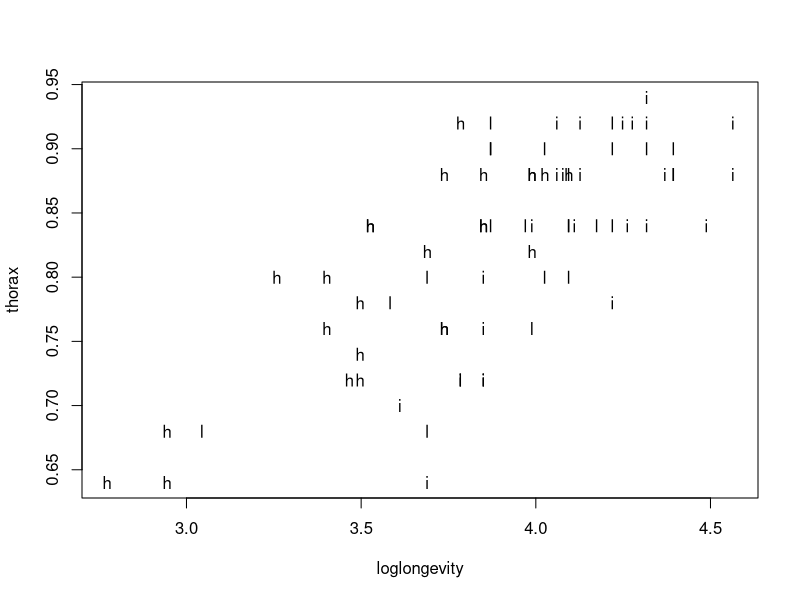
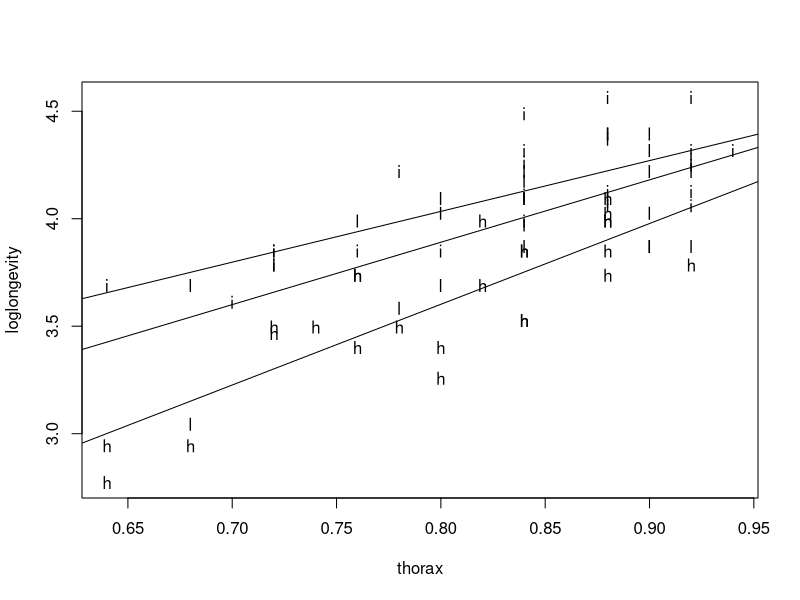
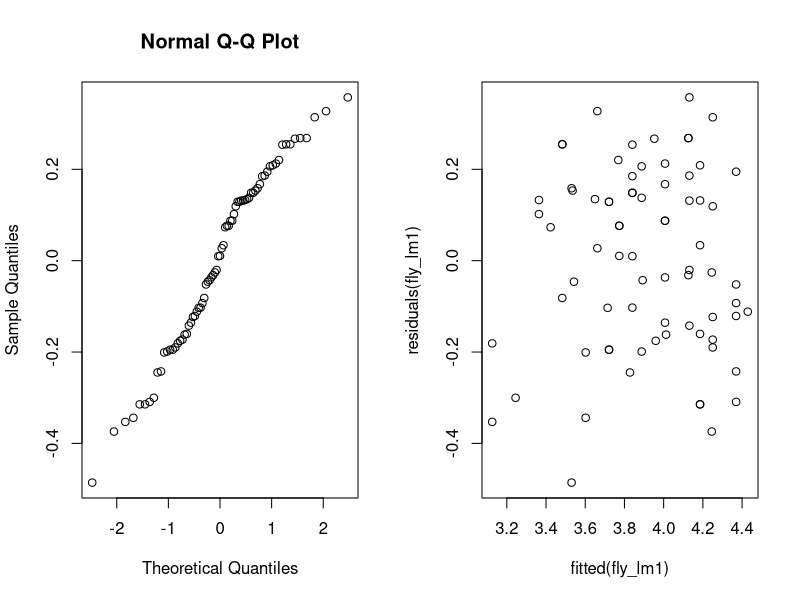
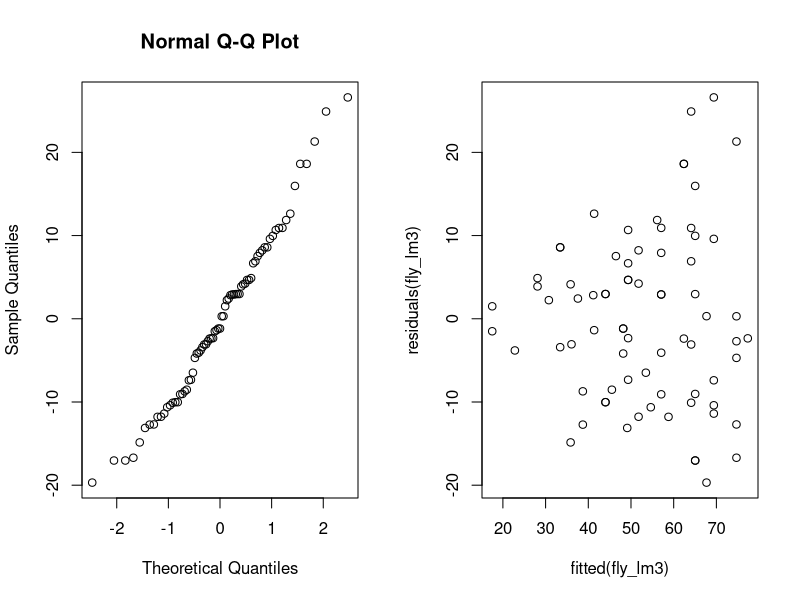
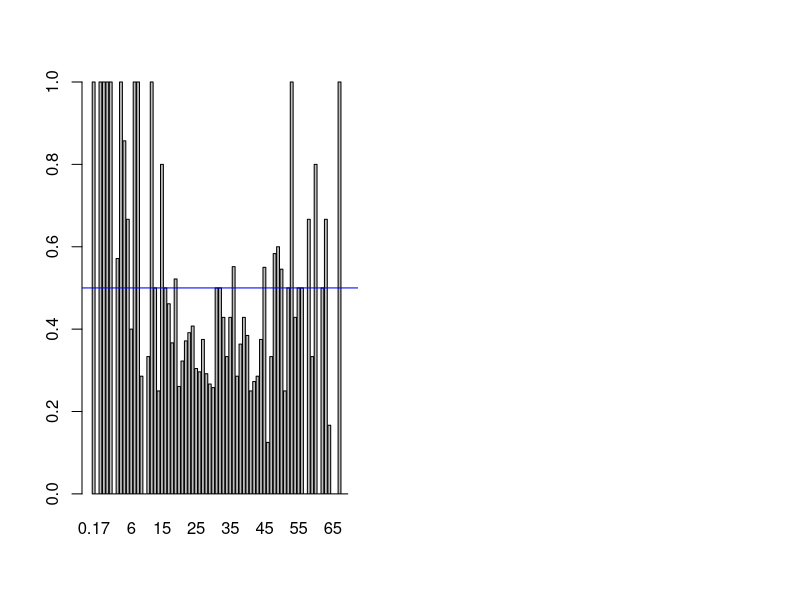
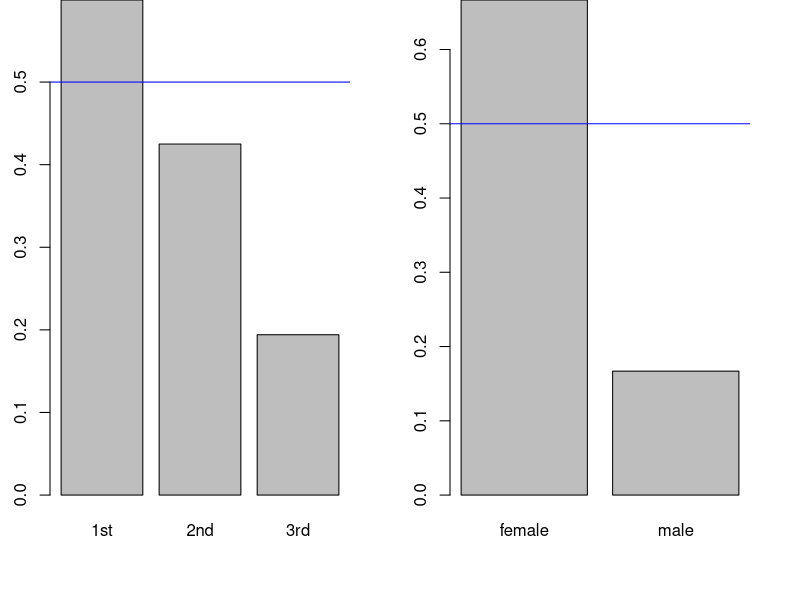

Write R code to recreate these figures, in order.
## ---- chunk 1
fly_data <- read.table("fruitflies.txt", header=TRUE)
fly_data$loglongevity <- log(fly_data$longevity)
with(fly_data, plot(loglongevity, thorax, pch=as.character(activity)))
## ---- chunk 2
fly_lm <- lm(loglongevity ~ activity, data=fly_data)
res <- anova(fly_lm); res
## ---- chunk 3
coef <- summary(fly_lm)$coefficients[, "Estimate"]; coef
## ---- chunk 4
fly_lm1 <- lm(loglongevity ~ activity + thorax, data=fly_data)
drop1(fly_lm1, test="F")
## ---- chunk 5
coef <- summary(fly_lm1)$coefficients[, "Estimate"]; coef
## ---- chunk 6
plot(loglongevity~thorax, pch=unclass(activity), data=fly_data)
for(activity in c("isolated", "low", "high")) 
    abline(lm(loglongevity~thorax, data=fly_data[fly_data$activity==activity,]))
## ---- chunk 7
fly_lm2 <- lm(loglongevity ~ activity * thorax, data=fly_data)
summary(fly_lm2)
## ---- chunk 8
par(mfrow=c(1, 2))
qqnorm(residuals(fly_lm1))
plot(fitted(fly_lm1), residuals(fly_lm1))
## ---- chunk 9
fly_lm3 <- lm(longevity~factor(activity) + thorax, data = fly_data)
res <- drop1(fly_lm3, test="F")
par(mfrow=c(1, 2))
qqnorm(residuals(fly_lm3))
plot(fitted(fly_lm3), residuals(fly_lm3))
## ---- chunk 10
life_data <- read.table("titanic.txt", header=T)
plot_survived <- function(col, data=life_data) {
    tot <- xtabs(paste("~", col), data)
    barplot(xtabs(paste("Survived", "~", col), data) / tot)
    abline(h=0.5, col="Blue")
}; plot_survived("Age")
## ---- chunk 11
par(mfrow=c(1, 2), mar=c(5, 2.5, 0, 2.5))
plot_survived("PClass"); plot_survived("Sex")
## ---- chunk 12
sex_class <- xtabs(~Sex+PClass, data=life_data)
sex_class.c <- xtabs(Survived~Sex+PClass, data=life_data)
round(sex_class.c/sex_class, 2)
## ---- chunk 13
life_lm <- glm(Survived~Age+Sex+PClass, data=life_data, family=binomial)
coef <- summary(life_lm)$coefficients; coef
## ---- chunk 14
life_data$Age <- as.numeric(life_data$Age)
life_data$Sex <- as.factor(life_data$Sex)
life_data$PClass <- as.factor(life_data$PClass)
life_lm1 <- glm(Survived~Age+Sex+PClass+Age:PClass+Age:Sex, data=life_data, family=binomial)
anova(life_lm1, test="Chisq")
## ---- chunk 15
life_lm2 <- glm(Survived~Age+Sex+PClass+Age:Sex, data=life_data, family=binomial)
coef <- summary(life_lm2)$coefficients; coef
## ---- chunk 16
sexs <- c("male", "female")
classes <- c("1st", "2nd", "3rd")
pre_values <- numeric(6)
pre_data <- list()
i <- 1
for(sex in sexs)
    for(class in classes) {
        newdata <- data.frame(Age=53, Sex=sex, PClass=class)
        newdata$Prob_survival <- predict(life_lm2, newdata, type="response")
        pre_data[[i]] <- newdata
        i <- i+1
    }; do.call(rbind.data.frame, pre_data)
## ---- chunk 17
z1 <- fisher.test(xtabs(~Sex+Survived, data=life_data)); z1
## ---- chunk 18
z2 <- fisher.test(xtabs(~PClass+Survived, data=life_data)); z2
